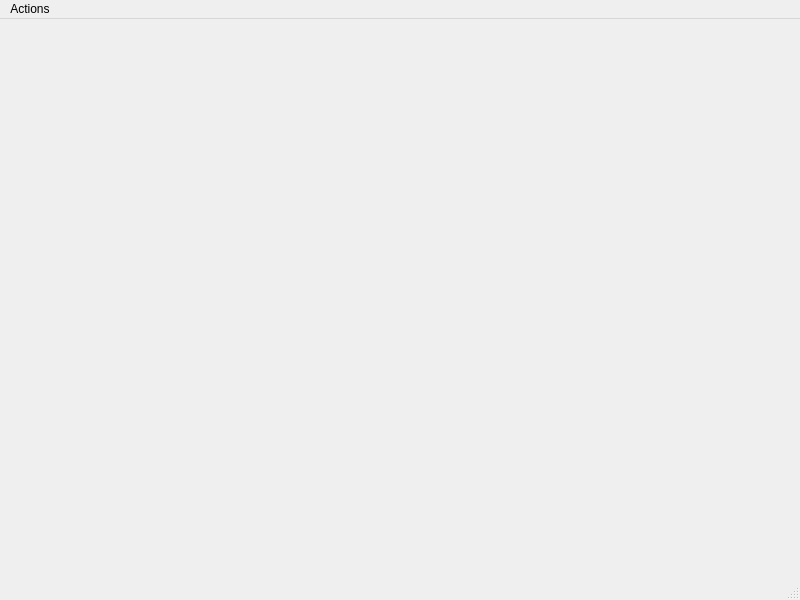
<?xml version="1.0" encoding="UTF-8"?>
<ui version="4.0">
 <class>MainWindow</class>
 <widget class="QMainWindow" name="MainWindow">
  <property name="geometry">
   <rect>
    <x>0</x>
    <y>0</y>
    <width>800</width>
    <height>600</height>
   </rect>
  </property>
  <property name="windowTitle">
   <string>MainWindow</string>
  </property>
  <widget class="QWidget" name="centralwidget"/>
  <widget class="QMenuBar" name="menubar">
   <property name="geometry">
    <rect>
     <x>0</x>
     <y>0</y>
     <width>800</width>
     <height>22</height>
    </rect>
   </property>
   <widget class="QMenu" name="menuTest">
    <property name="title">
     <string>Actions</string>
    </property>
    <addaction name="actionAddBox"/>
   </widget>
   <addaction name="menuTest"/>
  </widget>
  <widget class="QStatusBar" name="statusbar"/>
  <action name="actionAddBox">
   <property name="text">
    <string>Add Box</string>
   </property>
  </action>
 </widget>
 <resources/>
 <connections/>
</ui>
